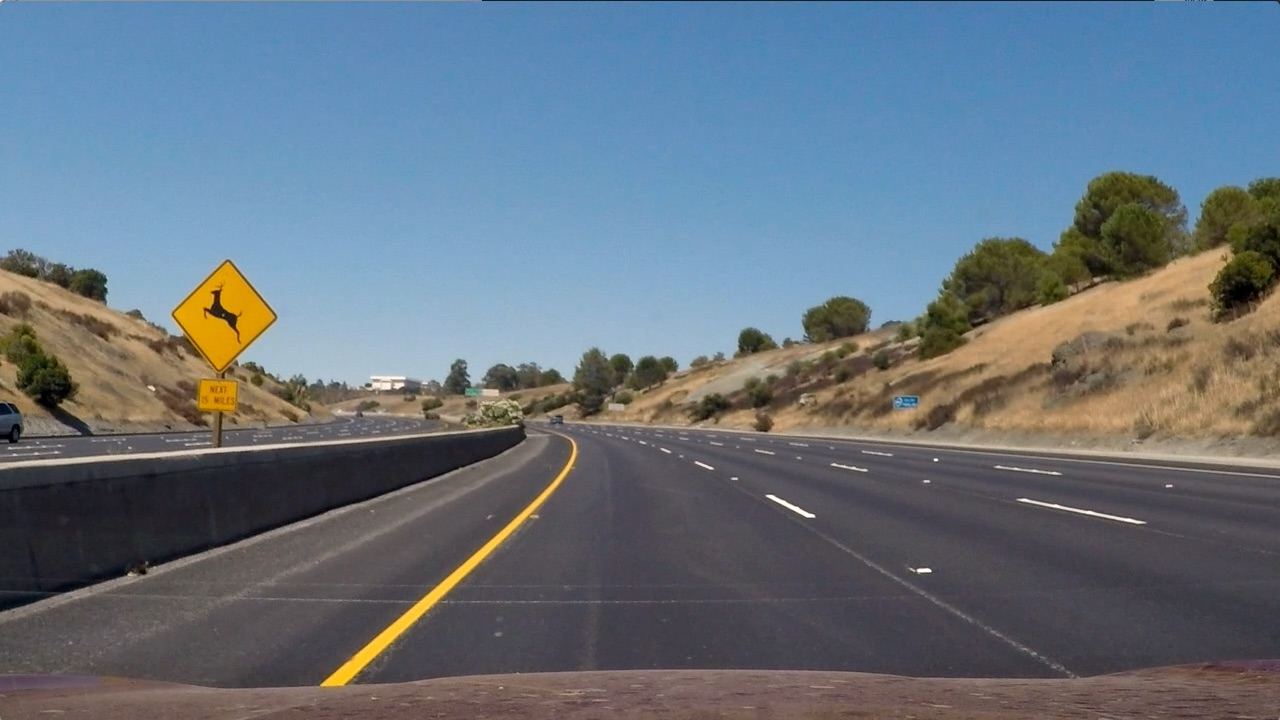
#> input picture test_images/4.jpg, 1280 x 720 px
$ python main.py   (older library calls are emulated)
#> lines starting #> are read from the running program, lines starting #| are printed output that depends on the picture; after the words box and inside, x2 and y2 are one past the last pixel; in counts of white or black regions, pixels touching at a corner belong together
### combined_thresh.py
import numpy as np
import cv2
import matplotlib.pyplot as plt
import matplotlib.image as mpimg
import pickle


def abs_sobel_thresh(img, orient='x', thresh_min=20, thresh_max=100):
	"""
	Takes an image, gradient orientation, and threshold min/max values
	"""
	# Convert to grayscale
	gray = cv2.cvtColor(img, cv2.COLOR_RGB2GRAY)
	# Apply x or y gradient with the OpenCV Sobel() function
	# and take the absolute value
	if orient == 'x':
		abs_sobel = np.absolute(cv2.Sobel(gray, cv2.CV_64F, 1, 0))
	if orient == 'y':
		abs_sobel = np.absolute(cv2.Sobel(gray, cv2.CV_64F, 0, 1))
	# Rescale back to 8 bit integer
	scaled_sobel = np.uint8(255*abs_sobel/np.max(abs_sobel))
	# Create a copy and apply the threshold
	binary_output = np.zeros_like(scaled_sobel)
	# Here I'm using inclusive (>=, <=) thresholds, but exclusive is ok too
	binary_output[(scaled_sobel >= thresh_min) & (scaled_sobel <= thresh_max)] = 1

	# Return the result
	return binary_output

def mag_thresh(img, sobel_kernel=3, mag_thresh=(30, 100)):
	"""
	Return the magnitude of the gradient
	for a given sobel kernel size and threshold values
	"""
	# Convert to grayscale
	gray = cv2.cvtColor(img, cv2.COLOR_RGB2GRAY)
	# Take both Sobel x and y gradients
	sobelx = cv2.Sobel(gray, cv2.CV_64F, 1, 0, ksize=sobel_kernel)
	sobely = cv2.Sobel(gray, cv2.CV_64F, 0, 1, ksize=sobel_kernel)
	# Calculate the gradient magnitude
	gradmag = np.sqrt(sobelx**2 + sobely**2)
	# Rescale to 8 bit
	scale_factor = np.max(gradmag)/255
	gradmag = (gradmag/scale_factor).astype(np.uint8)
	# Create a binary image of ones where threshold is met, zeros otherwise
	binary_output = np.zeros_like(gradmag)
	binary_output[(gradmag >= mag_thresh[0]) & (gradmag <= mag_thresh[1])] = 1

	# Return the binary image
	return binary_output


def dir_threshold(img, sobel_kernel=3, thresh=(0, np.pi/2)):
	"""
	Return the direction of the gradient
	for a given sobel kernel size and threshold values
	"""
	# Convert to grayscale
	gray = cv2.cvtColor(img, cv2.COLOR_RGB2GRAY)
	# Calculate the x and y gradients
	sobelx = cv2.Sobel(gray, cv2.CV_64F, 1, 0, ksize=sobel_kernel)
	sobely = cv2.Sobel(gray, cv2.CV_64F, 0, 1, ksize=sobel_kernel)
	# Take the absolute value of the gradient direction,
	# apply a threshold, and create a binary image result
	absgraddir = np.arctan2(np.absolute(sobely), np.absolute(sobelx))
	binary_output =  np.zeros_like(absgraddir)
	binary_output[(absgraddir >= thresh[0]) & (absgraddir <= thresh[1])] = 1

	# Return the binary image
	return binary_output


def hls_thresh(img, thresh=(100, 255)):
	"""
	Convert RGB to HLS and threshold to binary image using S channel
	"""
	hls = cv2.cvtColor(img, cv2.COLOR_RGB2HLS)
	s_channel = hls[:,:,2]
	binary_output = np.zeros_like(s_channel)
	binary_output[(s_channel > thresh[0]) & (s_channel <= thresh[1])] = 1
	return binary_output


def combined_thresh(img):
	abs_bin = abs_sobel_thresh(img, orient='x', thresh_min=50, thresh_max=255)
	mag_bin = mag_thresh(img, sobel_kernel=3, mag_thresh=(50, 255))
	dir_bin = dir_threshold(img, sobel_kernel=15, thresh=(0.7, 1.3))
	hls_bin = hls_thresh(img, thresh=(170, 255))

	combined = np.zeros_like(dir_bin)
	combined[(abs_bin == 1 | ((mag_bin == 1) & (dir_bin == 1))) | hls_bin == 1] = 1

	return combined, abs_bin, mag_bin, dir_bin, hls_bin  # DEBUG


# [25 lines left out: function main, not called in this run]

# [2 lines that do not run on import are left out]

### perspective_transform.py
import numpy as np
import cv2
import matplotlib.pyplot as plt
import matplotlib.image as mpimg
import pickle
from combined_thresh import combined_thresh


def perspective_transform(img):
	"""
	Execute perspective transform
	"""
	img_size = (img.shape[1], img.shape[0])

	src = np.float32(
		[[200, 720],
		[1100, 720],
		[595, 450],
		[685, 450]])
	dst = np.float32(
		[[300, 720],
		[980, 720],
		[300, 0],
		[980, 0]])

	m = cv2.getPerspectiveTransform(src, dst)
	m_inv = cv2.getPerspectiveTransform(dst, src)

	warped = cv2.warpPerspective(img, m, img_size, flags=cv2.INTER_LINEAR)
	unwarped = cv2.warpPerspective(warped, m_inv, (warped.shape[1], warped.shape[0]), flags=cv2.INTER_LINEAR)  # DEBUG

	return warped, unwarped, m, m_inv


# [14 lines that do not run on import are left out]

### line_fit.py
import numpy as np
import cv2
import matplotlib.pyplot as plt
import matplotlib.image as mpimg
import pickle
from combined_thresh import combined_thresh
from perspective_transform import perspective_transform


def line_fit(binary_warped):
	"""
	Find and fit lane lines
	"""
	# Assuming you have created a warped binary image called "binary_warped"
	# Take a histogram of the bottom half of the image
	histogram = np.sum(binary_warped[binary_warped.shape[0]//2:,:], axis=0)
	# Create an output image to draw on and visualize the result
	out_img = (np.dstack((binary_warped, binary_warped, binary_warped))*255).astype('uint8')
	# Find the peak of the left and right halves of the histogram
	# These will be the starting point for the left and right lines
	midpoint = np.int(histogram.shape[0]/2)
	leftx_base = np.argmax(histogram[100:midpoint]) + 100
	rightx_base = np.argmax(histogram[midpoint:-100]) + midpoint

	# Choose the number of sliding windows
	nwindows = 9
	# Set height of windows
	window_height = np.int(binary_warped.shape[0]/nwindows)
	# Identify the x and y positions of all nonzero pixels in the image
	nonzero = binary_warped.nonzero()
	nonzeroy = np.array(nonzero[0])
	nonzerox = np.array(nonzero[1])
	# Current positions to be updated for each window
	leftx_current = leftx_base
	rightx_current = rightx_base
	# Set the width of the windows +/- margin
	margin = 100
	# Set minimum number of pixels found to recenter window
	minpix = 50
	# Create empty lists to receive left and right lane pixel indices
	left_lane_inds = []
	right_lane_inds = []

	# Step through the windows one by one
	for window in range(nwindows):
		# Identify window boundaries in x and y (and right and left)
		win_y_low = binary_warped.shape[0] - (window+1)*window_height
		win_y_high = binary_warped.shape[0] - window*window_height
		win_xleft_low = leftx_current - margin
		win_xleft_high = leftx_current + margin
		win_xright_low = rightx_current - margin
		win_xright_high = rightx_current + margin
		# Draw the windows on the visualization image
		cv2.rectangle(out_img,(win_xleft_low,win_y_low),(win_xleft_high,win_y_high),(0,255,0), 2)
		cv2.rectangle(out_img,(win_xright_low,win_y_low),(win_xright_high,win_y_high),(0,255,0), 2)
		# Identify the nonzero pixels in x and y within the window
		good_left_inds = ((nonzeroy >= win_y_low) & (nonzeroy < win_y_high) & (nonzerox >= win_xleft_low) & (nonzerox < win_xleft_high)).nonzero()[0]
		good_right_inds = ((nonzeroy >= win_y_low) & (nonzeroy < win_y_high) & (nonzerox >= win_xright_low) & (nonzerox < win_xright_high)).nonzero()[0]
		# Append these indices to the lists
		left_lane_inds.append(good_left_inds)
		right_lane_inds.append(good_right_inds)
		# If you found > minpix pixels, recenter next window on their mean position
		if len(good_left_inds) > minpix:
			leftx_current = np.int(np.mean(nonzerox[good_left_inds]))
		if len(good_right_inds) > minpix:
			rightx_current = np.int(np.mean(nonzerox[good_right_inds]))

	# Concatenate the arrays of indices
	left_lane_inds = np.concatenate(left_lane_inds)
	right_lane_inds = np.concatenate(right_lane_inds)

	# Extract left and right line pixel positions
	leftx = nonzerox[left_lane_inds]
	lefty = nonzeroy[left_lane_inds]
	rightx = nonzerox[right_lane_inds]
	righty = nonzeroy[right_lane_inds]

	# Fit a second order polynomial to each
	left_fit = np.polyfit(lefty, leftx, 2)
	right_fit = np.polyfit(righty, rightx, 2)

	# Return a dict of relevant variables
	ret = {}
	ret['left_fit'] = left_fit
	ret['right_fit'] = right_fit
	ret['nonzerox'] = nonzerox
	ret['nonzeroy'] = nonzeroy
	ret['out_img'] = out_img
	ret['left_lane_inds'] = left_lane_inds
	ret['right_lane_inds'] = right_lane_inds

	return ret


# [43 lines left out: function tune_fit, not called in this run]

def calc_vehicle_offset(undist, left_fit, right_fit):
	"""
	Calculate vehicle offset from lane center, in meters
	"""
	# Calculate vehicle center offset in pixels
	bottom_y = undist.shape[0] - 1
	bottom_x_left = left_fit[0]*(bottom_y**2) + left_fit[1]*bottom_y + left_fit[2]
	bottom_x_right = right_fit[0]*(bottom_y**2) + right_fit[1]*bottom_y + right_fit[2]
	vehicle_offset = undist.shape[1]/2 - (bottom_x_left + bottom_x_right)/2

	# Convert pixel offset to meters
	xm_per_pix = 3.7/700 # meters per pixel in x dimension
	vehicle_offset *= xm_per_pix

	return vehicle_offset


def final_viz(undist, left_fit, right_fit, m_inv, vehicle_offset):
	"""
	Final lane line prediction visualized and overlayed on top of original image
	"""
	# Generate x and y values for plotting
	ploty = np.linspace(0, undist.shape[0]-1, undist.shape[0])
	left_fitx = left_fit[0]*ploty**2 + left_fit[1]*ploty + left_fit[2]
	right_fitx = right_fit[0]*ploty**2 + right_fit[1]*ploty + right_fit[2]

	# Create an image to draw the lines on
	#warp_zero = np.zeros_like(warped).astype(np.uint8)
	#color_warp = np.dstack((warp_zero, warp_zero, warp_zero))
	color_warp = np.zeros((720, 1280, 3), dtype='uint8')  # NOTE: Hard-coded image dimensions

	# Recast the x and y points into usable format for cv2.fillPoly()
	pts_left = np.array([np.transpose(np.vstack([left_fitx, ploty]))])
	pts_right = np.array([np.flipud(np.transpose(np.vstack([right_fitx, ploty])))])
	pts = np.hstack((pts_left, pts_right))

	# Draw the lane onto the warped blank image
	cv2.fillPoly(color_warp, np.int_([pts]), (0,255, 0))

	# Warp the blank back to original image space using inverse perspective matrix (Minv)
	newwarp = cv2.warpPerspective(color_warp, m_inv, (undist.shape[1], undist.shape[0]))
	# Combine the result with the original image
	result = cv2.addWeighted(undist, 1, newwarp, 0.3, 0)

	# Annotate lane curvature values and vehicle offset from center

	label_str = 'Vehicle offset from lane center: %.1f m' % vehicle_offset
	result = cv2.putText(result, label_str, (30,70), 0, 1, (0,0,0), 2, cv2.LINE_AA)

	return result

### Line.py
import numpy as np
import cv2
import matplotlib.pyplot as plt
import matplotlib.image as mpimg
import pickle


# Define a class to receive the characteristics of each line detection
class Line():
	def __init__(self, n):
		"""
		n is the window size of the moving average
		"""
		self.n = n
		self.detected = False

		# Polynomial coefficients: x = A*viz^2 + B*y + C
		# Each of A, B, C is a "list-queue" with max length n
		self.A = []
		self.B = []
		self.C = []
		# Average of above
		self.A_avg = 0.
		self.B_avg = 0.
		self.C_avg = 0.

	def get_fit(self):
		return (self.A_avg, self.B_avg, self.C_avg)

	def add_fit(self, fit_coeffs):
		"""
		Gets most recent line fit coefficients and updates internal smoothed coefficients
		fit_coeffs is a 3-element list of 2nd-order polynomial coefficients
		"""
		# Coefficient queue full?
		q_full = len(self.A) >= self.n

		# Append line fit coefficients
		self.A.append(fit_coeffs[0])
		self.B.append(fit_coeffs[1])
		self.C.append(fit_coeffs[2])

		# Pop from index 0 if full
		if q_full:
			_ = self.A.pop(0)
			_ = self.B.pop(0)
			_ = self.C.pop(0)

		# Simple average of line coefficients
		self.A_avg = np.mean(self.A)
		self.B_avg = np.mean(self.B)
		self.C_avg = np.mean(self.C)

		return (self.A_avg, self.B_avg, self.C_avg)

### main.py
import numpy as np
import cv2
import matplotlib.pyplot as plt
import matplotlib.image as mpimg
import pickle
from combined_thresh import combined_thresh
from perspective_transform import perspective_transform
from Line import Line
from line_fit import line_fit, tune_fit, final_viz, calc_vehicle_offset
from moviepy.editor import VideoFileClip

# Global variables (just to make the moviepy video annotation work)
window_size = 5  # how many frames for line smoothing
left_line = Line(n=window_size)
right_line = Line(n=window_size)
detected = False  # did the fast line fit detect the lines?
left_lane_inds, right_lane_inds = None, None  # for calculating curvature


# MoviePy video annotation will call this function
def annotate_image(img_in):
	"""
	Annotate the input image with lane line markings
	Returns annotated image
	"""
	global mtx, dist, left_line, right_line, detected
	global left_lane_inds, right_lane_inds

	# threshold, perspective transform
	img, abs_bin, mag_bin, dir_bin, hls_bin = combined_thresh(img_in)
	binary_warped, binary_unwarped, m, m_inv = perspective_transform(img)

	# Perform polynomial fit
	if not detected:
		# Slow line fit
		ret = line_fit(binary_warped)
		left_fit = ret['left_fit']
		right_fit = ret['right_fit']
		nonzerox = ret['nonzerox']
		nonzeroy = ret['nonzeroy']
		left_lane_inds = ret['left_lane_inds']
		right_lane_inds = ret['right_lane_inds']
		# Get moving average of line fit coefficients
		left_fit = left_line.add_fit(left_fit)
		right_fit = right_line.add_fit(right_fit)
		detected = True  # slow line fit always detects the line

	else:  # implies detected == True
		# Fast line fit
		left_fit = left_line.get_fit()
		right_fit = right_line.get_fit()
		ret = tune_fit(binary_warped, left_fit, right_fit)
		left_fit = ret['left_fit']
		right_fit = ret['right_fit']
		nonzerox = ret['nonzerox']
		nonzeroy = ret['nonzeroy']
		left_lane_inds = ret['left_lane_inds']
		right_lane_inds = ret['right_lane_inds']
		# Only make updates if we detected lines in current frame

		if ret is not None:
			left_fit = ret['left_fit']
			right_fit = ret['right_fit']
			nonzerox = ret['nonzerox']
			nonzeroy = ret['nonzeroy']
			left_lane_inds = ret['left_lane_inds']
			right_lane_inds = ret['right_lane_inds']
			left_fit = left_line.add_fit(left_fit)
			right_fit = right_line.add_fit(right_fit)
		else:
			detected = False
	vehicle_offset = calc_vehicle_offset(img_in, left_fit, right_fit)
	result = final_viz(img_in, left_fit, right_fit, m_inv, vehicle_offset)
	return result

# [5 lines left out: function lane_video, not called in this run]

def lane_image(input_file):
#> called with input_file = 'test_images/4.jpg'
	img = mpimg.imread(input_file)
#> img is the input picture: shape (720, 1280, 3); mean R, G, B 102.8, 114.6, 125.5
	result = annotate_image(img)
#> in combined_thresh, `abs_bin = abs_sobel_thresh(img, orient='x', thresh_min=50, thresh_max=..`:
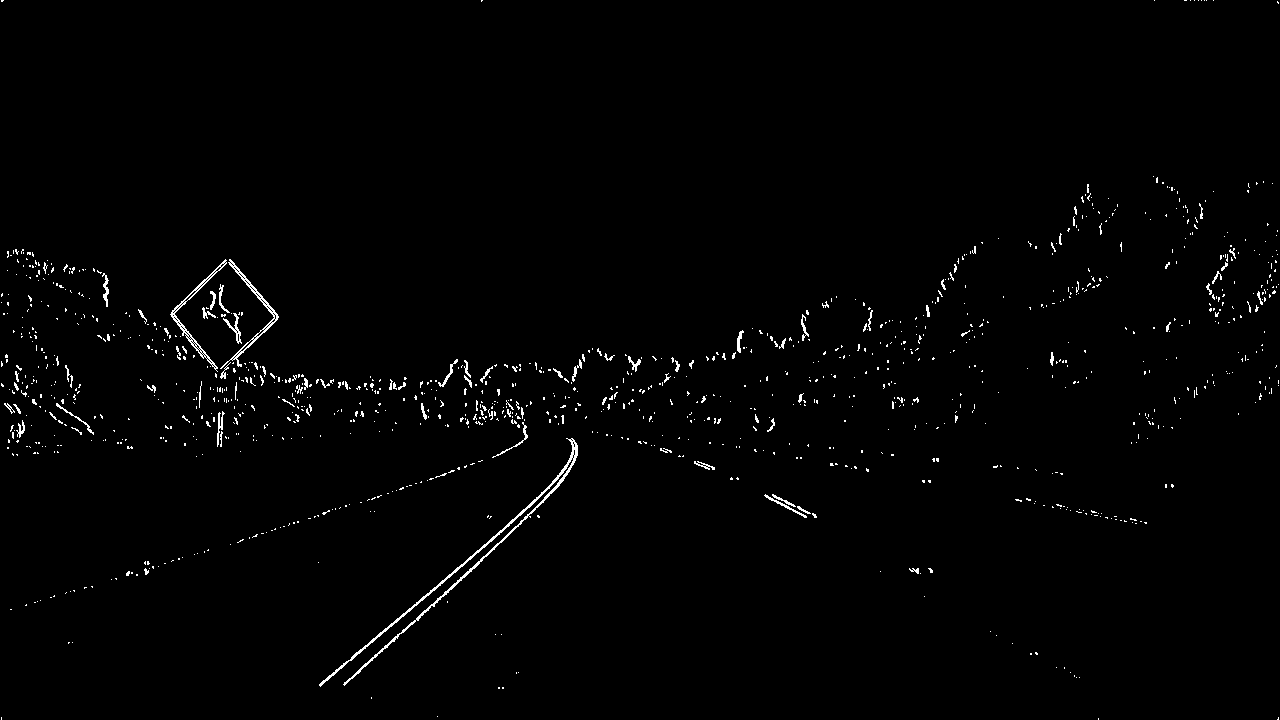
#> abs_bin: shape (720, 1280); values 0 (black) and 1 (white), 1.2% white in thin lines or dots
#> in mag_thresh, `scale_factor = np.max(gradmag)/255`: scale_factor = 3.01
#> in combined_thresh, `dir_bin = dir_threshold(img, sobel_kernel=15, thresh=(0.7, 1.3))`:
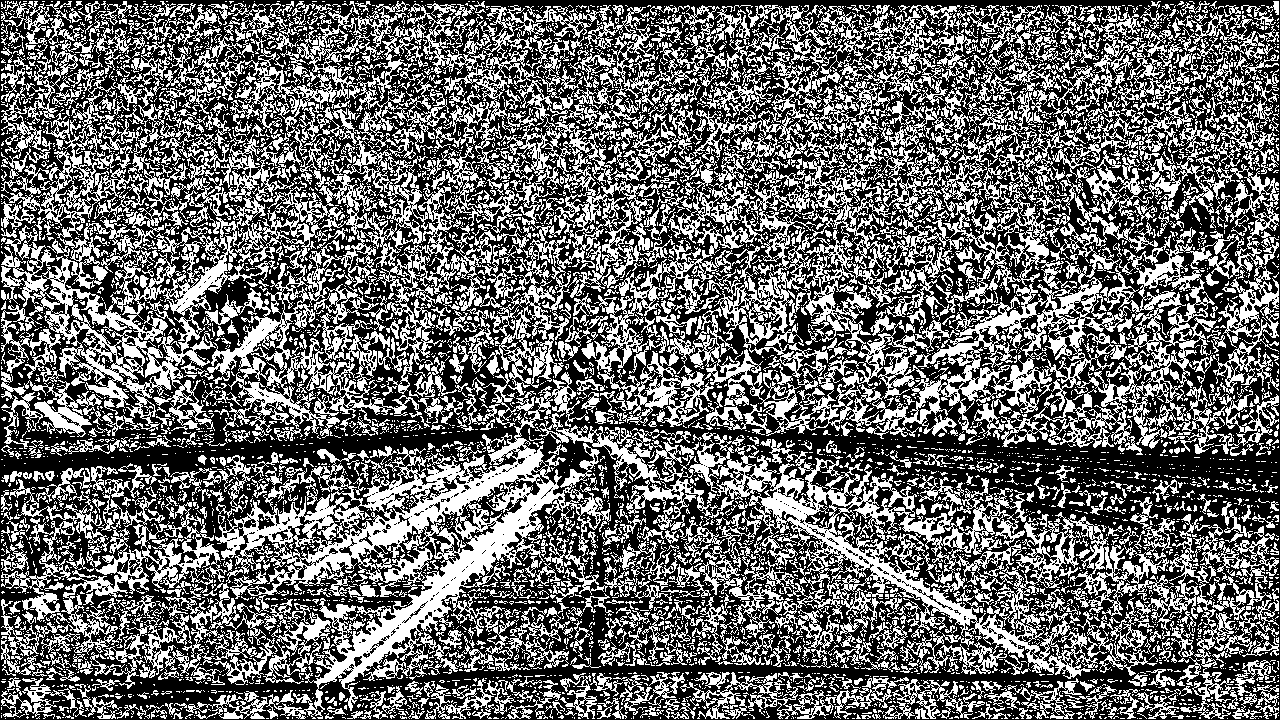
#> dir_bin: shape (720, 1280) float64; values 0 (black) and 1 (white), 41.4% white; 6777 white regions (5715 under 20 px), largest, box (x1, y1, x2, y2) and area: (594, 5, 1217, 455) 59735, (1, 69, 522, 441) 48971, (215, 372, 611, 719) 31469
#> in hls_thresh, `s_channel = hls[:,:,2]`:
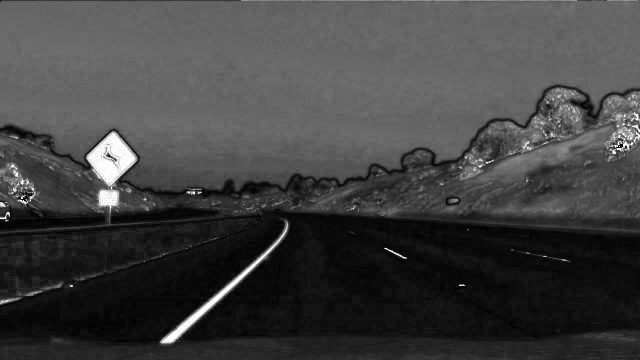
#> s_channel: shape (720, 1280) (shown at 1/2 size); min 0, max 255, mean 64.8
#> in perspective_transform, `warped = cv2.warpPerspective(img, m, img_size, flags=cv2.INTER_LINEAR)`:
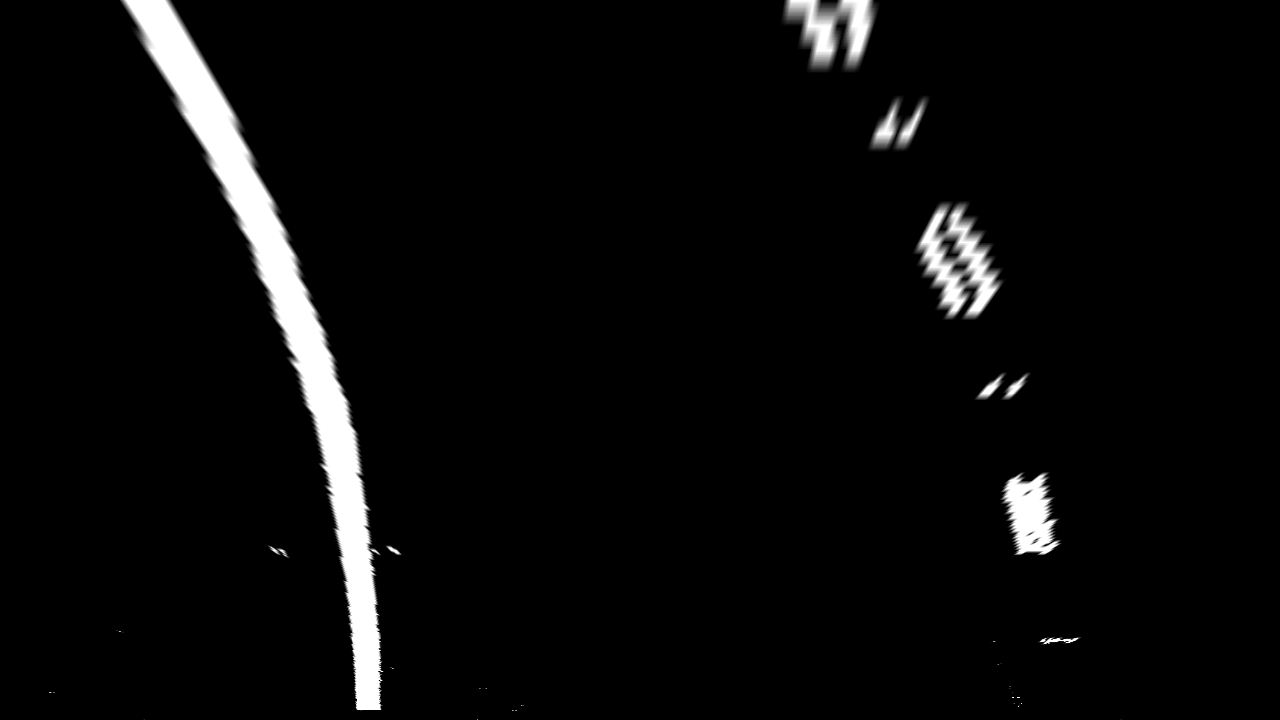
#> warped: shape (720, 1280) float64; min 0, max 1, mean 0.041
#> in annotate_image, `binary_warped, binary_unwarped, m, m_inv = perspective_transform(img)`: m = [[-0.54, -1.5, 976.4], [0, -1.9, 857.1], [0, -0.00238, 1]]; m_inv = [[0.132, -0.799, 555.3], [0, -0.525, 450], [-2.16e-19, -0.00125, 1]]
#> (the rest of the program and of its run is left out)
